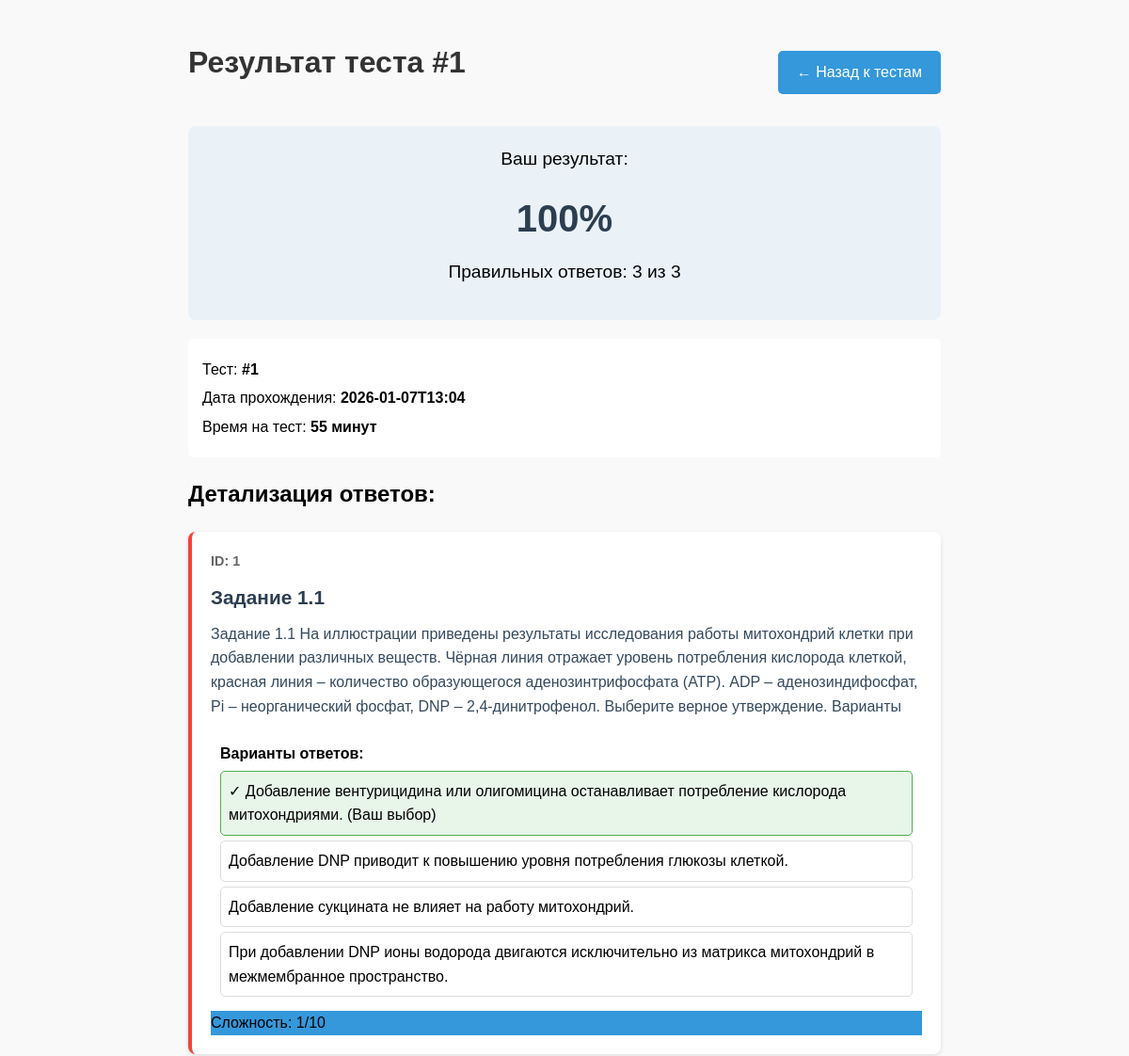
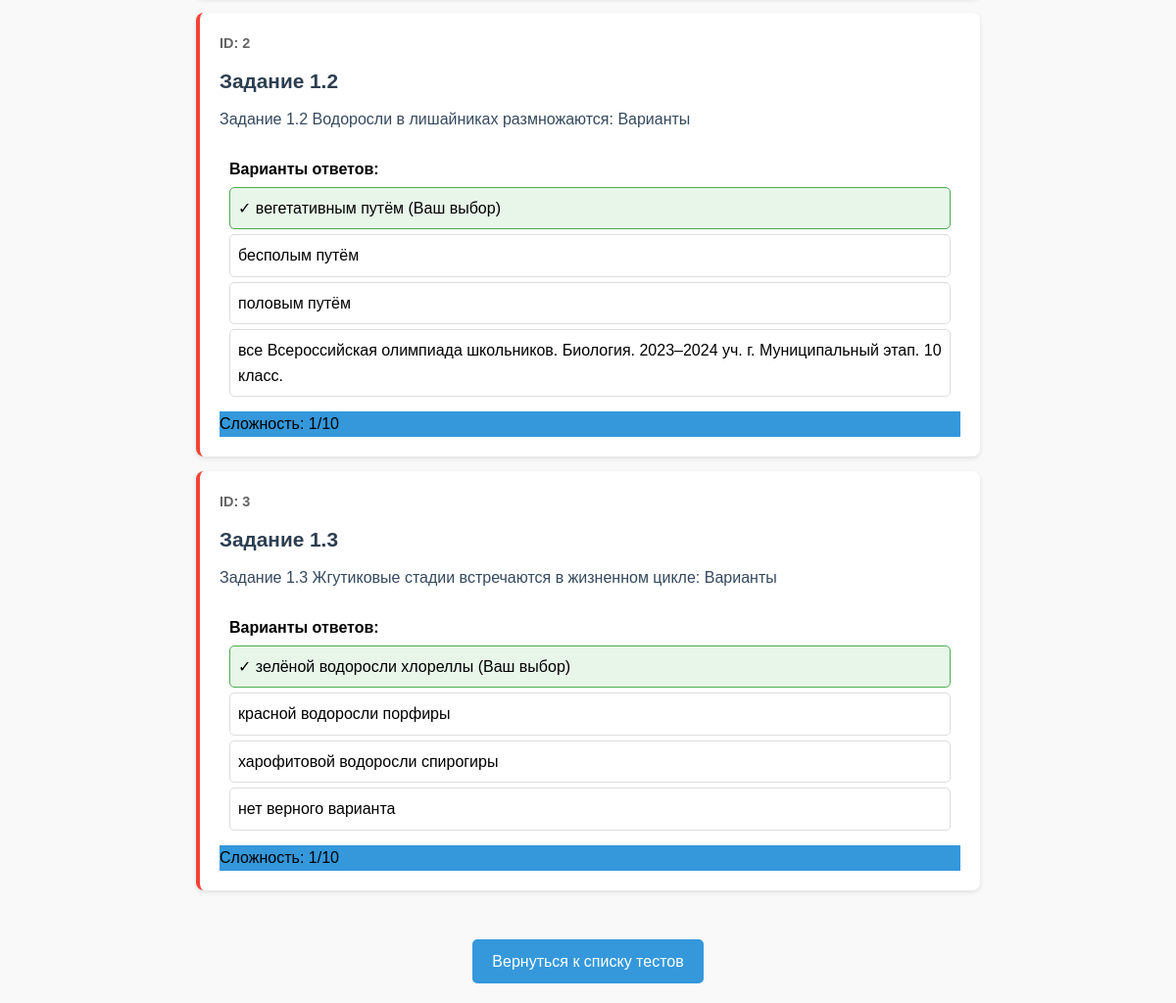
Screenshot of /test/result/6 (signed in) with the database file from the repository (2 pictures, top to bottom).
### tables this page shows
CREATE TABLE tests (id INTEGER PRIMARY KEY AUTOINCREMENT, time INTEGER NOT NULL, attempts INTEGER NOT NULL, tasks_id TEXT NOT NULL, access_code TEXT, test_name TEXT);

CREATE TABLE attempts (id INTEGER PRIMARY KEY AUTOINCREMENT, test_id INTEGER NOT NULL, user_id INTEGER NOT NULL, score INTEGER NOT NULL, answers TEXT NOT NULL, timestamp TEXT NOT NULL, time INTEGER);

CREATE TABLE tasks6 (id INTEGER PRIMARY KEY, title TEXT NOT NULL, description TEXT NOT NULL, anwser TEXT, difficulty INTEGER, tags TEXT, source TEXT, task_type TEXT DEFAULT 'text_answer', is_visible_to_students BIT DEFAULT 1);

CREATE TABLE task_options (id INTEGER PRIMARY KEY AUTOINCREMENT, task_id INTEGER NOT NULL, option_text TEXT NOT NULL, is_correct INTEGER DEFAULT 0, option_order INTEGER DEFAULT 0, FOREIGN KEY(task_id) REFERENCES tasks6(id) ON DELETE CASCADE);

### app.py (the view)
@app.route('/test/result/<int:attempt_id>')
def test_result(attempt_id):
    if 'user_id' not in session:
        flash('Войдите в систему', 'error')
        return redirect(url_for('login'))
    attempt = get_attempt_by_id(attempt_id)
    if not attempt:
        flash('Результат не найден', 'error')
        return redirect(url_for('view_tests'))
    conn = sqlite3.connect(DB_PATH)
    cursor = conn.cursor()
    cursor.execute("SELECT 1 FROM teachers WHERE user_id = ?", (session['user_id'],))
    is_teacher = cursor.fetchone() is not None
    conn.close()
    if attempt[2] != session['user_id'] and not is_teacher:
        flash('Нет доступа', 'error')
        return redirect(url_for('view_tests'))
    test = get_test_by_id(attempt[1])
    if not test:
        flash('Тест не найден', 'error')
        return redirect(url_for('view_tests'))
    task_ids = [int(id_str.strip()) for id_str in test[3].split(',') if id_str.strip()]
    tasks = get_tasks_by_ids(task_ids)
    task_options = {}
    for task in tasks:
        if len(task) > 7 and task[7] == 'multiple_choice':  # task_type is at index 7
            options = get_task_options(task[0])
            task_options[task[0]] = options
    import ast
    try:
        user_answers = ast.literal_eval(attempt[4] or '{}')
        if not isinstance(user_answers, dict):
            user_answers = {}
    except Exception:
        user_answers = {}
    return render_template('test_result.html', test=test, attempt=attempt, tasks=tasks, task_options=task_options, user_answers=user_answers, get_difficulty_color=get_difficulty_color, user=session.get('user_info'))

### app.py (called while the page is built)
def get_difficulty_color(difficulty):
    colors = ['#3498db', '#2ecc71', '#1abc9c', '#f1c40f', '#f39c12', '#e67e22', '#d35400', '#e74c3c', '#c0392b', '#2c3e50']
    return colors[max(0, min(int(difficulty) - 1, len(colors) - 1))]

def get_test_by_id(test_id):
    conn = sqlite3.connect(DB_PATH)
    cursor = conn.cursor()
    cursor.execute("SELECT * FROM tests WHERE id = ?", (test_id,))
    test = cursor.fetchone()
    conn.close()
    return test

def get_tasks_by_ids(task_ids):
    if not task_ids: return []
    placeholders = ','.join('?' * len(task_ids))
    query = f"SELECT * FROM tasks6 WHERE id IN ({placeholders})"
    conn = sqlite3.connect(DB_PATH)
    cursor = conn.cursor()
    cursor.execute(query, task_ids)
    tasks = cursor.fetchall()
    conn.close()
    return tasks

def get_task_options(task_id):
    conn = sqlite3.connect(DB_PATH)
    cursor = conn.cursor()
    cursor.execute("SELECT id, option_text, is_correct, option_order FROM task_options WHERE task_id = ? ORDER BY option_order", (task_id,))
    options = cursor.fetchall()
    conn.close()
    return options

def get_attempt_by_id(attempt_id):
    conn = sqlite3.connect(DB_PATH)
    cursor = conn.cursor()
    cursor.execute("SELECT * FROM attempts WHERE id = ?", (attempt_id,))
    attempt = cursor.fetchone()
    conn.close()
    return attempt

### templates/test_result.html (shortened to what this page needs)
<!DOCTYPE html>
<html lang="ru">
<head>
</head>
<body>
    <div class="header">
        <h1>Результат теста #{{ test[0] }}</h1>
        <a href="/tests" class="btn">← Назад к тестам</a>
    </div>
    <div class="result-summary">
        <div class="score-text">Ваш результат:</div>
        <div class="score">{{ attempt[3] }}%</div>
        <div class="score-text">
            Правильных ответов: {{ (attempt[3]+1) * tasks|length // 100 }} из {{ tasks|length }}
        </div>
    </div>
    <div class="test-info">
        <div class="test-info-item">Тест: <strong>#{{ test[0] }}</strong></div>
        <div class="test-info-item">Дата прохождения: <strong>{{ attempt[5][:16] }}</strong></div>
        <div class="test-info-item">Время на тест: <strong>{{ test[1] }} минут</strong></div>
    </div>
    <h2>Детализация ответов:</h2>
    {% for task in tasks %}
    {% set is_correct = False %}
    {% if task|length > 7 and task[7] == 'multiple_choice' %}
        {% for option in task_options.get(task[0], []) %}
            {% if option[1] == user_answers.get(task[0], '') and option[2] %}
                {% set is_correct = True %}
            {% endif %}
        {% endfor %}
    {% else %}
        {% if user_answers.get(task[0], '')|lower == (task[3] or '')|lower %}
            {% set is_correct = True %}
        {% endif %}
    {% endif %}
    <div class="task {% if is_correct %}correct{% else %}incorrect{% endif %}">
        <div class="task-id">ID: {{ task[0] }}</div>
        <div class="task-title">{{ task[1] }}</div>
        <div class="task-description">{{ task[2] }}</div>
        {% if task|length > 7 and task[7] == 'multiple_choice' %}
            <div class="answer-section">
                <div><strong>Варианты ответов:</strong></div>
                {% for option in task_options.get(task[0], []) %}
                <div class="option-result {% if option[1] == user_answers.get(task[0], '') %}user-selected{% endif %} {% if option[2] %}correct-option{% endif %}">
                    {% if option[2] %}✓{% endif %} {{ option[1] }}
                    {% if option[1] == user_answers.get(task[0], '') %} (Ваш выбор){% endif %}
                </div>
                {% endfor %}
            </div>
        {% endif %}
        <div class="task-difficulty" style="background-color: {{ get_difficulty_color(task[4]) }}">
            Сложность: {{ task[4] }}/10
        </div>
    </div>
    {% endfor %}
    <div style="text-align: center; margin-top: 30px;">
        <a href="/tests" class="btn">Вернуться к списку тестов</a>
    </div>
</body>
</html>

### templates/test_result.html (style rules this page uses)
body { font-family: Arial, sans-serif; line-height: 1.6; margin: 0; padding: 20px; max-width: 800px; margin: 0 auto; background-color: #f9f9f9; }
.header { display: flex; justify-content: space-between; align-items: center; margin-bottom: 20px; }
h1 { color: #333; }
.result-summary { background: #eaf2f8; padding: 20px; border-radius: 8px; text-align: center; margin-bottom: 20px; }
.score { font-size: 2.5em; font-weight: bold; margin: 10px 0; color: #2c3e50; }
.score-text { font-size: 1.2em; margin-bottom: 15px; }
.test-info { background: white; padding: 15px; border-radius: 5px; margin-bottom: 20px; }
.test-info-item { margin: 5px 0; }
.task { background: white; margin: 15px 0; padding: 20px; border-radius: 8px; box-shadow: 0 2px 5px rgba(0,0,0,0.1); }
.task-id { font-weight: bold; color: #666; font-size: 0.9em; }
.task-title { font-size: 1.3em; color: #2c3e50; margin: 10px 0; font-weight: bold; }
.task-description { margin: 10px 0; color: #34495e; }
.answer-section { margin-top: 15px; padding: 10px; border-radius: 5px; }
.option-result { padding: 8px; margin: 5px 0; border-radius: 5px; border: 1px solid #ddd; }
.correct-option { background-color: #e8f5e9; border-color: #4caf50; }
.user-selected { background-color: #fff3e0; border-color: #ff9800; }
.user-selected.correct-option { background-color: #e8f5e9; border-color: #4caf50; }
.incorrect { border-left: 4px solid #f44336; }
.btn { display: inline-block; padding: 10px 20px; background-color: #3498db; color: white; border: none; border-radius: 5px; text-decoration: none; margin-top: 20px; cursor: pointer; }

### rows the page displays
tests: id "1", time "55"
attempts: score "100", timestamp "2026-01-07T13:04"
tasks6: id "1", title "Задание 1.1", description "Задание 1.1 На иллюстрации приведены результаты исследования работы митохондрий клетки при добавлении различных веществ. Чёрная линия отражает уровень потребления кислорода клеткой, красная линия – количество образующегося аденозинтрифосфата (ATP). ADP – аденозиндифосфат, Pi – неорганический фосфат, DNР – 2,4-динитрофенол. Выберите верное утверждение. Варианты", difficulty "1"
task_options: option_text "Добавление вентурицидина или олигомицина останавливает потребление кислорода митохондриями.", shows "(Ваш выбор)"
task_options: option_text "Добавление DNP приводит к повышению уровня потребления глюкозы клеткой."
task_options: option_text "Добавление сукцината не влияет на работу митохондрий."
task_options: option_text "При добавлении DNP ионы водорода двигаются исключительно из матрикса митохондрий в межмембранное пространство."
tasks6: id "2", title "Задание 1.2", description "Задание 1.2 Водоросли в лишайниках размножаются: Варианты", difficulty "1"
task_options: option_text "вегетативным путём", shows "(Ваш выбор)"
task_options: option_text "бесполым путём"
task_options: option_text "половым путём"
task_options: option_text "все Всероссийская олимпиада школьников. Биология. 2023–2024 уч. г. Муниципальный этап. 10 класс."
tasks6: id "3", title "Задание 1.3", description "Задание 1.3 Жгутиковые стадии встречаются в жизненном цикле: Варианты", difficulty "1"
task_options: option_text "зелёной водоросли хлореллы", shows "(Ваш выбор)"
task_options: option_text "красной водоросли порфиры"
task_options: option_text "харофитовой водоросли спирогиры"
task_options: option_text "нет верного варианта"

### other values shown
{{ (attempt[3]+1) * tasks|length // 100 }} "3"
{{ tasks|length }} "3"
